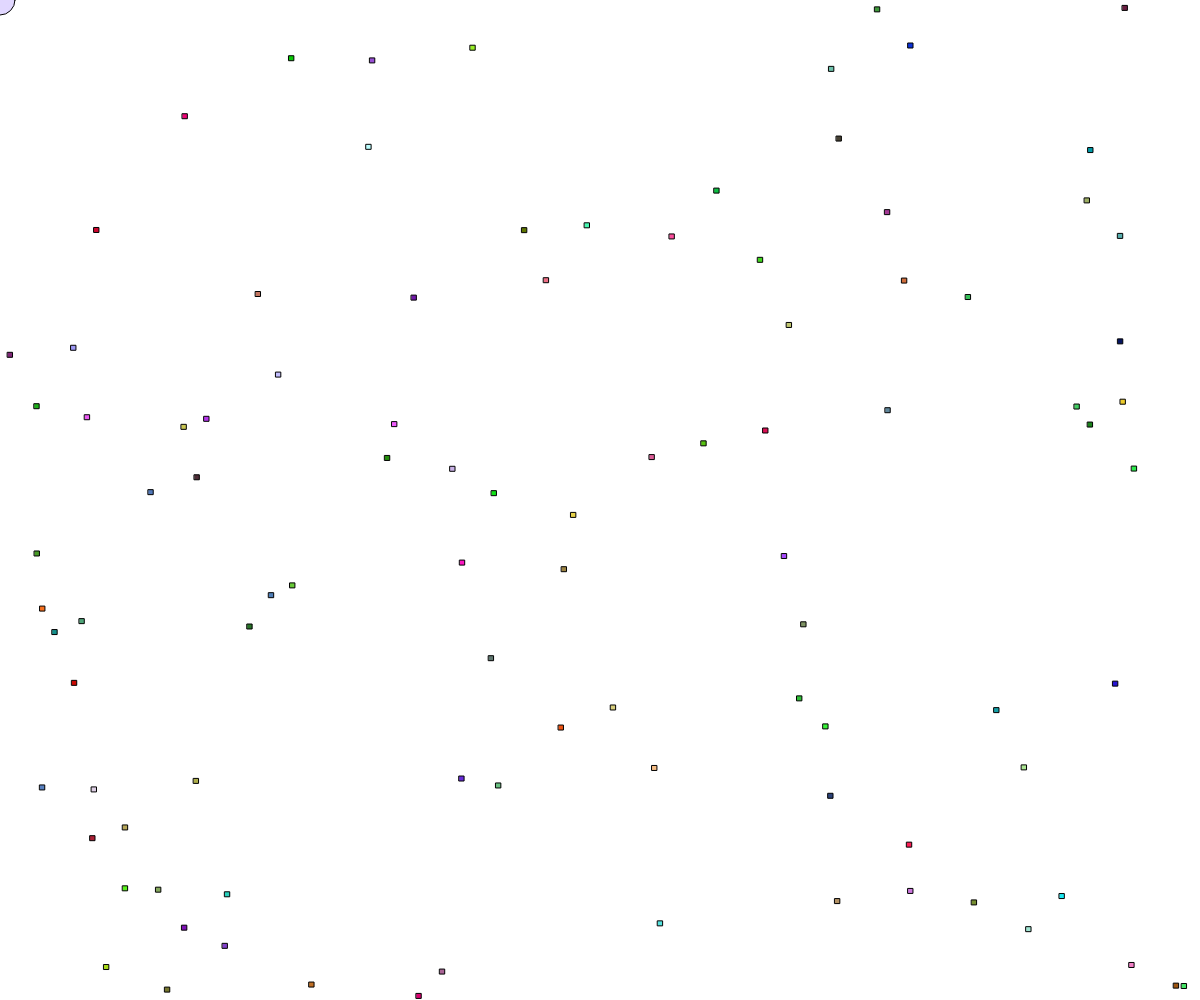
Frame 1 (no input)
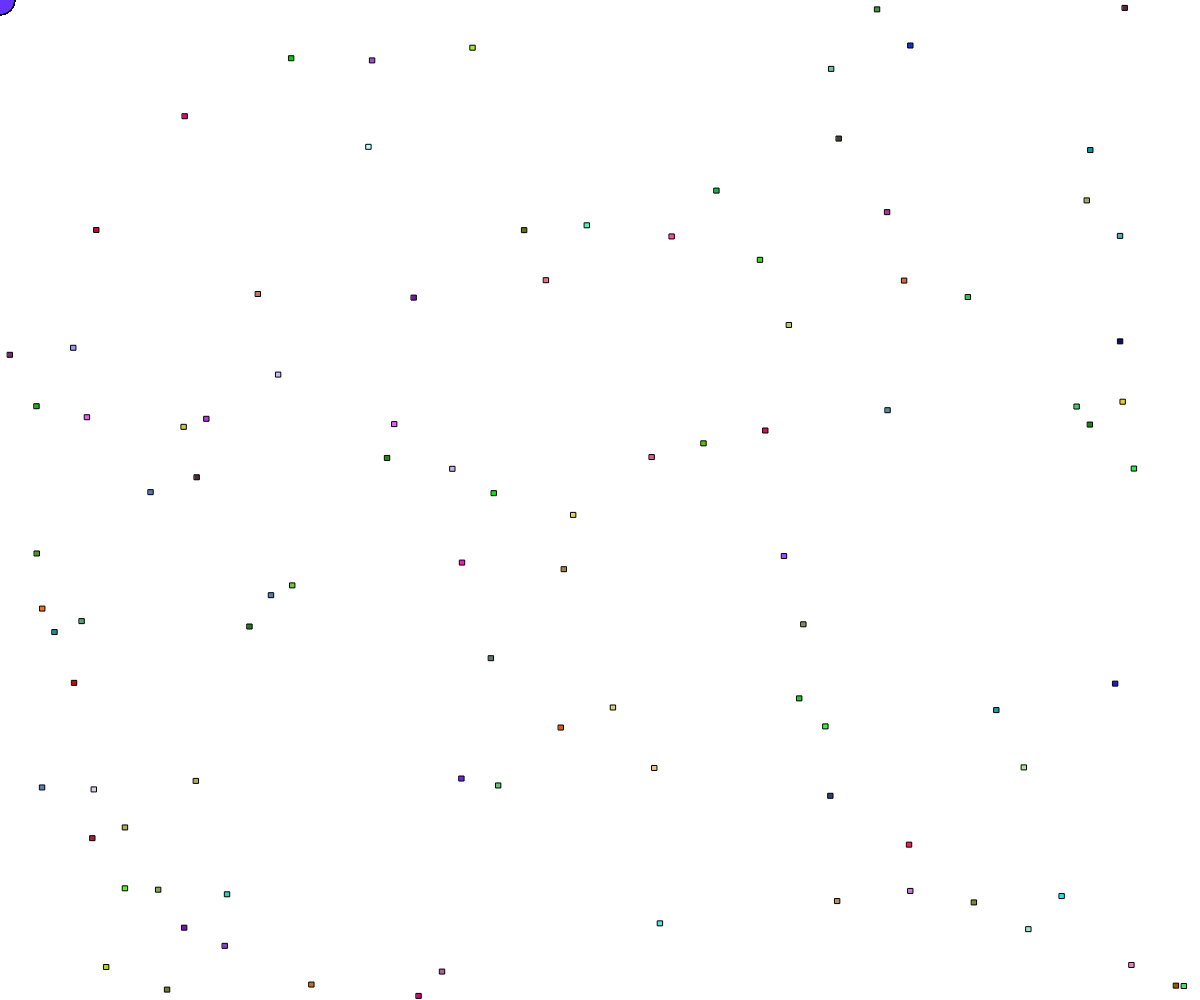
Frame 60 (no input)
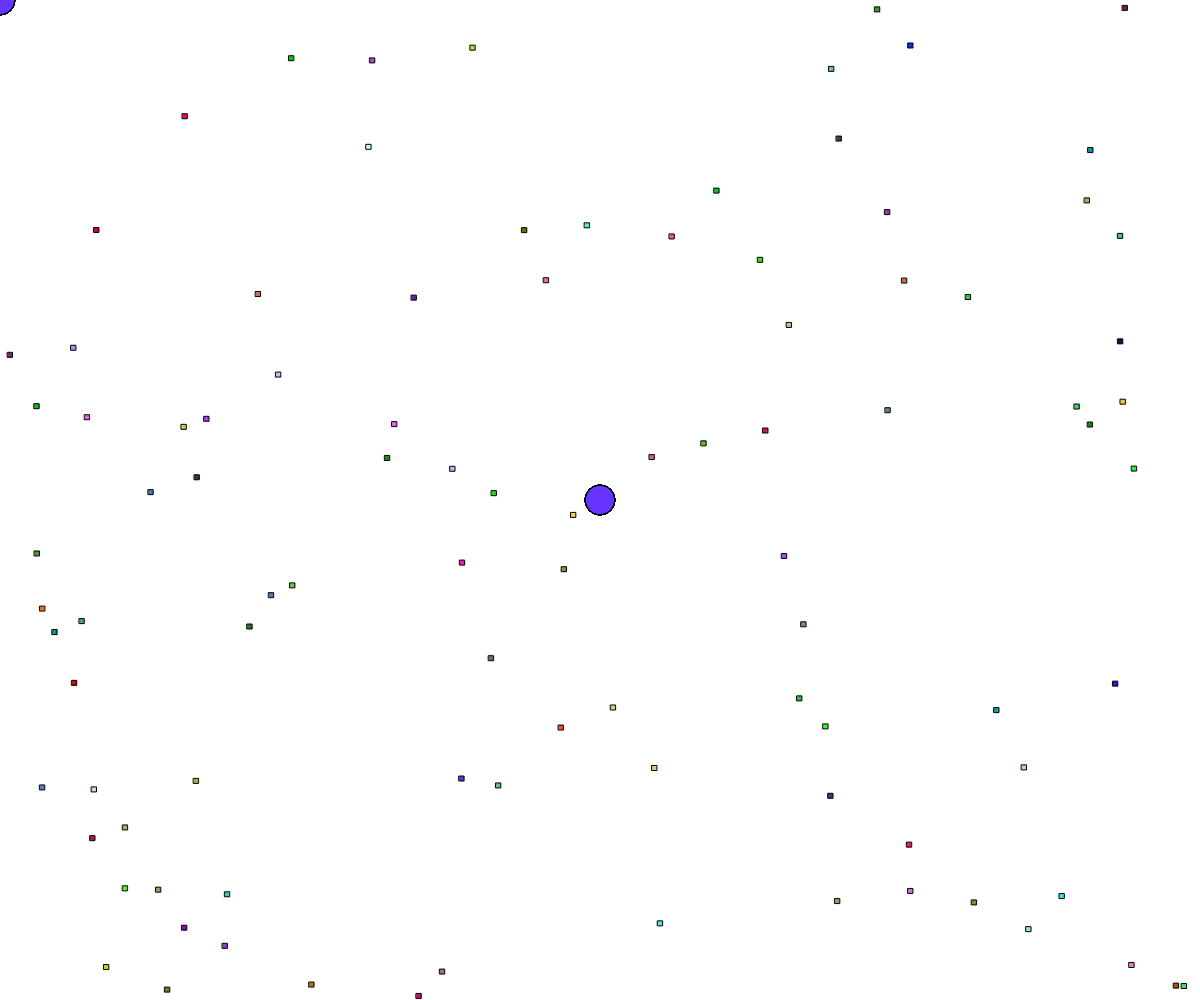
Frame 120 (the mouse pressed at the canvas centre since frame 60)

The p5.js sketch that drew these frames (run headless with seeded random() and noise() and a simulated clock; from frame 60 on, the mouse is pressed at the canvas centre):

// p5.js sketch
// ── sketch.js
// Project Title
// Your Name
// Date
//
// Extra for Experts:
// - describe what you did to take this project "above and beyond"


let singleWalker;
let walkers = [];
const NUM_WALKERS = 100;

function setup() {
  createCanvas(windowWidth, windowHeight);

  singleWalker = new Walker(100, 150, "green");
  initWalker();
}

function initWalker(){
  for(let i =0; i < NUM_WALKERS; i++){
    let c = color(random(255), random(255), random(255));
    let w = new Walker(random(width), random(height), c);
    walkers.push(w);
}
}

function draw() {
  //background(220);
  // singleWalker.move();
  // singleWalker.display();
  // for(let currentWalker of walkers){
  //   currentWalker.move();
  //   currentWalker.display();
  // }
  fill(100,50,255,50);
  circle(mouseX, mouseY, 30);
  for(let i = 0; i < walkers.length; i++){
    let w = walkers[i];
    w.move();
    w.display();

    if(dist(w.x, w.y, mouseX, mouseY) > 30){
      walkers.splice(i,1);
      i--;
    } 
  }
}


class Walker{

  constructor(x,y,c){
    this.x = x;
    this.y = y;
    this.c = c;
    this.speed = random(2,10);
    this.size = 5;
  }

  display(){
    rectMode(CENTER);
    fill(this.c);
    square(this.x, this.y, this.size);
  }

  move(){
    let choice = floor(random(4));//0, 1, 2, 3
    switch(choice){
      case 0:
        this.x -= this.speed;  break;
      case 1:
        this. x += this.speed; break;
      case 2:
        this.y -= this.speed; break;
      case 3:
        this.y += this.speed; break;
    }

  }
}
